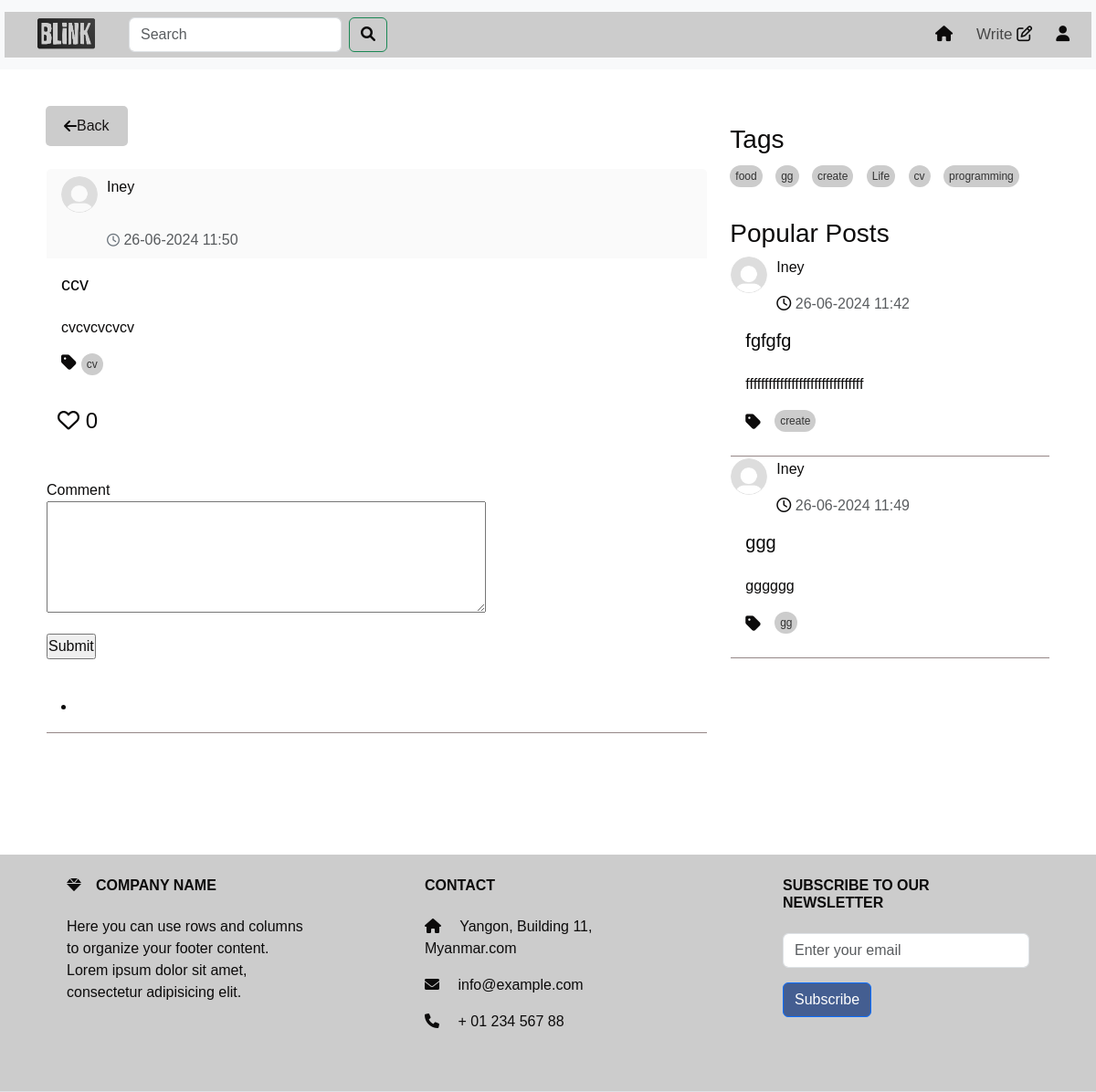
/full_post/4 (signed in), run on an earlier commit of the app's database.
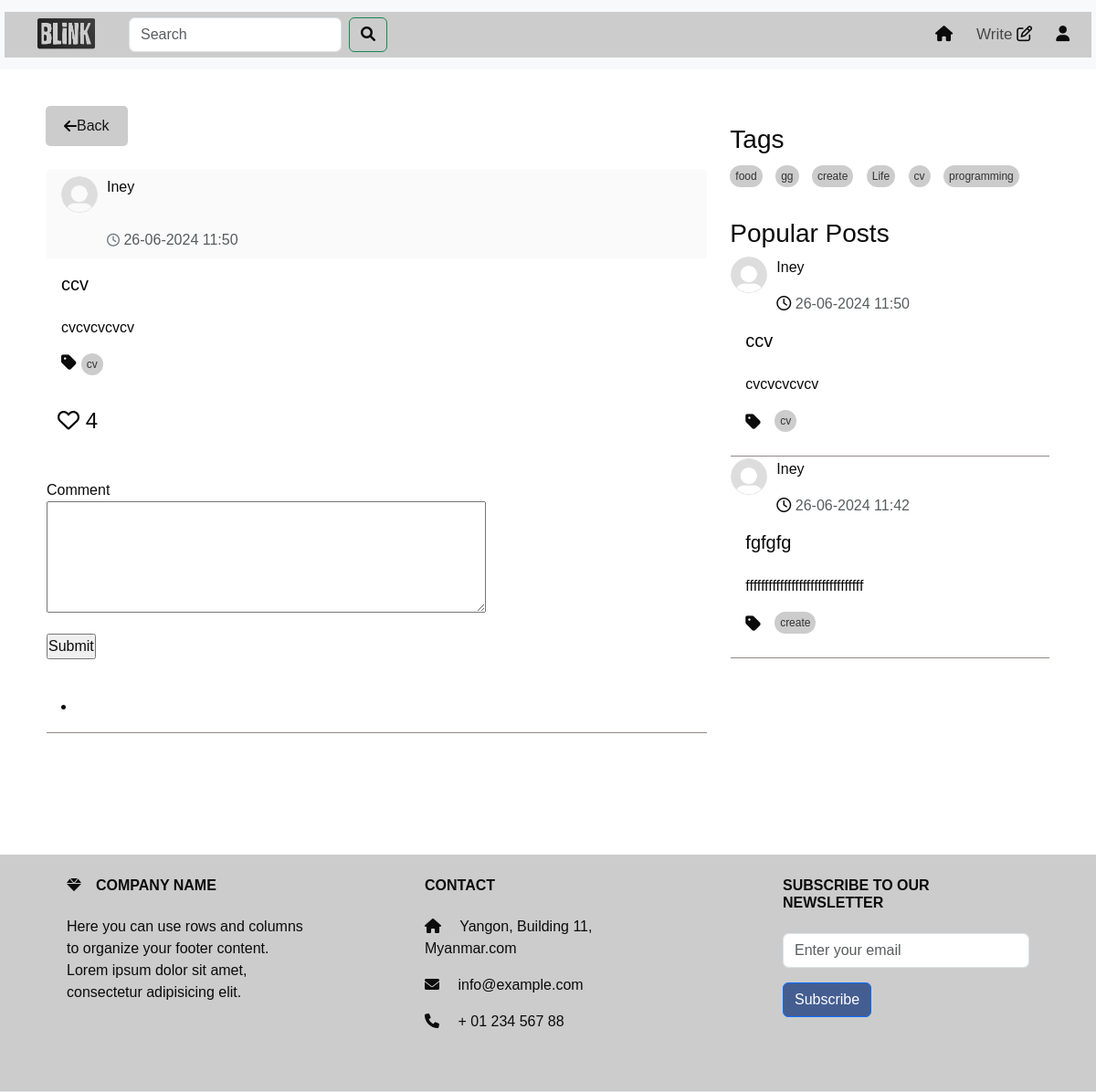
And on a later commit of the database.
### models.py (models this page shows, shortened)
class Post(db.Model):
    id = db.Column(db.Integer, primary_key=True)
    title = db.Column(db.Text())
    content = db.Column(db.Text())
    tag = db.Column(db.Text(), nullable=False)
    user_id = db.Column(db.Integer, db.ForeignKey('user.id'), nullable=False)
    created_date = db.Column(db.DateTime,default=datetime.datetime.now)
    likes = db.Column(db.Integer, default=0)
    meta = db.Column(db.Text, nullable=True)
    comments = db.relationship('Comment', backref='post',cascade="all, delete", lazy=True)

class User(UserMixin,db.Model):
    id = db.Column(db.Integer, primary_key=True)
    username = db.Column(db.String(50), unique=True)
    email =db.Column(db.String(50), unique=True)
    password = db.Column(db.String(100))
    bio = db.Column(db.String(50))
    profile_picture = db.Column(db.String(250))
    posts = db.relationship('Post', backref='author', lazy=True)
    comments = db.relationship('Comment', backref='author', lazy=True)

### route.py (the view)
@app.route("/full_post/<int:post_id>",methods=['GET', 'POST'])
@login_required
def full_post(post_id,limit=2):
    post = Post.query.get_or_404(post_id)
    unique_tags = list(set(tag for tag, in Post.query.with_entities(Post.tag).distinct()))
    popular_posts = Post.query.order_by(Post.likes.desc()).limit(limit).all()
    comment_form = CommentForm()
    forms=SearchForm()
    query = forms.search.data
    if forms.validate_on_submit():
         search_results = Post.query.filter(Post.title.ilike(f'%{query}%')).all()
         return render_template('search_results.html' , form=forms,search_results =search_results,popular_posts = popular_posts)
    elif comment_form.validate_on_submit():
        comment = Comment(content=comment_form.content.data, post=post, author=current_user)
        db.session.add(comment)
        db.session.commit()
        comment_form.content.data=''
        return render_template('full_post.html',tags=unique_tags, post=post ,comment_form = comment_form , form = forms,popular_posts = popular_posts)
    return render_template('full_post.html', tags=unique_tags,post=post ,comment_form = comment_form , form = forms,popular_posts = popular_posts )

### forms.py
class CommentForm(FlaskForm):
    content = TextAreaField('Comment', validators=[DataRequired()])
    submit = SubmitField('Submit')

class SearchForm(FlaskForm):
    search = StringField('Search ', validators=[DataRequired()])
    submit = SubmitField('Search')

### route.py (called while the page is built)
@login_manager.user_loader
def loader_user(user_id):
    return User.query.get(user_id)

### templates/full_post.html (shortened to what this page needs)
<!DOCTYPE html>
<html lang="en">
<head>
  <link href="https://cdn.jsdelivr.net/npm/bootstrap@5.3.3/dist/css/bootstrap.min.css" rel="stylesheet">
  <link href="https://cdnjs.cloudflare.com/ajax/libs/font-awesome/6.0.0-beta3/css/all.min.css" rel="stylesheet">
  <link rel="stylesheet" href="https://cdnjs.cloudflare.com/ajax/libs/font-awesome/5.15.4/css/all.min.css">
  <link href="https://cdnjs.cloudflare.com/ajax/libs/font-awesome/6.0.0-beta3/css/all.min.css" rel="stylesheet">
  <link rel="stylesheet" href="/static/home.css">
  <link rel="stylesheet" href="/static/topnav.css" />
</head>
<body>
  {% include 'topnav.html' %}
<div>
  <div class="container" >
    <div class="row">
      <div class="col-sm-8">
        <div id="posts-container">
          <a href="{{ url_for('home') }}" style="text-decoration: none;">
            <button class="back-button" onclick="goBack()">
              <i class="fa fa-arrow-left "> </i>
                Back
          </button>
          </a>
          <div class="card">
            <div class="card-header">
                <div class="profile-image">
                  <a
                  class="nav-link"
                  href="{{ url_for('profile',user_id=post.user_id) }}"
                  ><img
                    src="{{ url_for('static', filename='/photo/user_profile/'+post.author.profile_picture) }}"
                    width="60"
                    height="60"
                    alt=""
                       /></a>
                <div style="width: 300px">
                    <p id="name">
                      <a
                      class="nav-link"
                      href="{{ url_for('profile',user_id=post.user_id) }}"
                      >{{post.author.username}}</a
                    >
                    </p>
                    <p class="text-muted mb-0"><i class="fa-regular fa-clock"></i>  {{post.created_date.strftime('%d-%m-%Y %H:%M')}}</p>
                 </div>
               </div>
          </div>
          <div class="card-body">
            <h5 class="card-title">{{post.title}}</h5>
            <p class="card-text" id="card-description">{{post.content | safe}}</p>
            <div class="tags-container">
              <ul class="list-group list-group-horizontal">
                <i class="fas fa-tag"></i>
                <a href="{{ url_for('home_tag',tag=post.tag ) }}" class="tag">{{post.tag}} </a>
              </ul>
              </div>
          </div>
              <form
              action="{{ url_for('like_post', post_id=post.id) }}"
              method="post"
              style="display: inline"
            >
            <div class="card-end" style="border-bottom: #958787 solid 1px;">
              <button type="submit" class="btn btn-light heart-button" onclick="toggleHeart(this)">
                <i class="far fa-heart"></i>
                <span>{{ post.likes }}</span>
              </button>
               </form>
                <div class="timeline-comment-box">
               </div>
                    <div class="input">
                      <form method="post" style="display: inline">
                            <div class="form-group">
                              {{ comment_form.content.label }}<br />
                              {{ comment_form.content(cols=50, rows=5) }}
                            </div>
                            <p>{{ comment_form.submit() }}</p>
                            </form>
                    </div>
                              <ul>
                              </ul>
        </div>
      </div>
      </div>
    </div>
    {% include 'sidenav.html' %}
  </div>
</div>
  {% include 'footer.html' %}
</body>
</html>

### templates/sidenav.html (shortened to what this page needs)
<!DOCTYPE html>
<html lang="en">
  <head>
    <link
      href="https://cdn.jsdelivr.net/npm/bootstrap@5.3.3/dist/css/bootstrap.min.css"
      rel="stylesheet"
    />
    <link
      href="https://cdnjs.cloudflare.com/ajax/libs/font-awesome/6.0.0-beta3/css/all.min.css"
      rel="stylesheet"
    />
    <link
      rel="stylesheet"
      href="https://cdnjs.cloudflare.com/ajax/libs/font-awesome/5.15.4/css/all.min.css"
    />
    <link
      href="https://cdnjs.cloudflare.com/ajax/libs/font-awesome/6.0.0-beta3/css/all.min.css"
      rel="stylesheet"
    />
    <link rel="stylesheet" href="/static/home.css" />
  </head>
  <body>
    <div class="col-sm-4" id="right-column">
      <div class="tags-section">
        <h3>Tags</h3>
        <div class="tags-container">
          {% if tags %} {% for tag in tags %}
          <a href="{{ url_for('home_tag',tag=tag ) }}" class="tag">{{ tag }}</a>
          {% endfor %} {% else %}
          <p>No tags available</p>
          {% endif %}
        </div>
      </div>
      <div class="mt-4">
        <h3>Popular Posts</h3>
        {% for popular_post in popular_posts %}
        <div class="card">
          <div>
            <div class="profile-image">
              <a
                class="nav-link"
                href="{{ url_for('profile',user_id=popular_post.user_id) }}"
                ><img
                  src="{{ url_for('static', filename='/photo/user_profile/'+popular_post.author.profile_picture) }}"
                  width="60"
                  height="60"
                  alt=""
              /></a>
              <div style="width: 300px">
                <p id="name">
                  <a
                    class="nav-link"
                    href="{{ url_for('profile',user_id=popular_post.user_id) }}"
                    >{{popular_post.author.username}}</a
                  >
                </p>
                <p class="text-muted mb-0">
                  <i class="fa-regular fa-clock"></i>
                  {{popular_post.created_date.strftime('%d-%m-%Y %H:%M')}}
                </p>
              </div>
            </div>
          </div>
          <div class="card-body">
            <a
              class="nav-link"
              href="{{ url_for('full_post',post_id=popular_post.id) }}"
            >
              <h5 class="card-title" id="popular">{{popular_post.title}}</h5>
              <p class="card-text" id="card-description">
                {{popular_post.meta |safe }}
              </p>
              <div class="tags-container">
                <ul class="list-group list-group-horizontal">
                  <i class="fas fa-tag"></i>
                  <a
                    href="{{ url_for('home_tag',tag=popular_post.tag ) }}"
                    class="tag"
                    >{{popular_post.tag}}</a
                  >
                </ul>
              </div>
            </a>
          </div>
          <div class="card-end" style="border-bottom: #958787 solid 1px"></div>
        </div>
        {% endfor %}
      </div>
    </div>
  </body>
</html>

What changed in the data, as far as the page shows it:
no longer on this page (row unchanged): Post: profile_picture (placeholder picture), author.username "Iney", created_date "26-06-2024 11:49", title "ggg", meta "gggggg", tag "gg"
now on one of the page's lists (row edited): Post: author.username "Iney", created_date "26-06-2024 11:50", title "ccv", meta "cvcvcvcvcv", tag "cv"
changed Post "ccv": likes "0" → "4"
